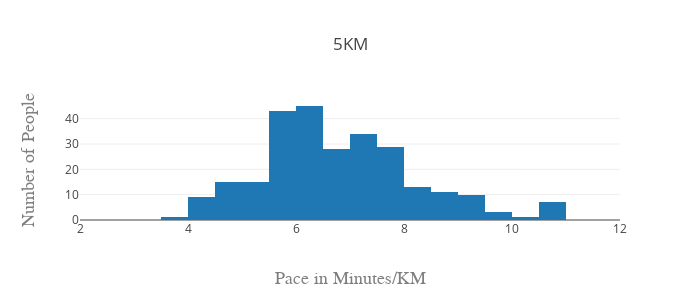
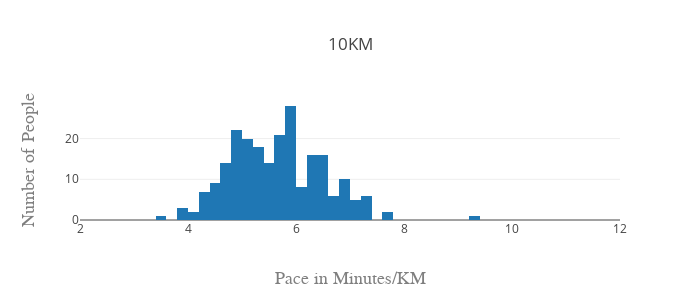
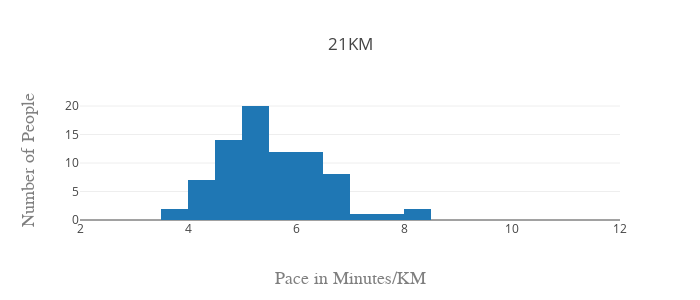

Notebook source saved alongside these figures, in order:
### Code cell
races = [five, ten, half]
races_str = ["5KM", "10KM", "21KM"]

# fig, axes = plt.subplots(nrows=3, ncols=1, figsize=(20, 22))
# ax0, ax1, ax2 = axes.flatten()
# axes_arr = [ax0, ax1, ax2]

for race, race_str in zip(races, races_str):
    new = race["pace_km"].str.split(":", n = 1, expand = True)
    new.columns = ["m", "s"]
    new.s = pd.to_numeric(new.s)
    new.m = pd.to_numeric(new.m)
    race["pace_s"] = new.m * 60 + new.s
    race["pace_m"] = race.pace_s / 60.0
    data = [go.Histogram(x=race["pace_m"])]
    layout = go.Layout(
        autosize=False,
        width=700,
        height=300,
        title=race_str,
            xaxis=dict(
                range=[2, 12],
                title='Pace in Minutes/KM',
                titlefont=dict(
                    family='Courier New, monospace',
                    size=18,
                    color='#7f7f7f'
                )
            ),
            yaxis=dict(
                title='Number of People',
                titlefont=dict(
                    family='Courier New, monospace',
                    size=18,
                    color='#7f7f7f'
                )
            )
        )
    fig = go.Figure(data=data, layout=layout)
#     plot_url = py.plot(fig, filename='styling-names')
    py.iplot(fig)

#     n, bins, patches = ax.hist(race["pace_m"].values, bins=np.arange(2,12,0.25))
#     perc_25 = race["pace_m"].quantile(0.25)
#     perc_25 = map(perc_25, 2, 12, 0, 40)
#     perc_75 = race["pace_m"].quantile(0.75)
#     perc_75 = map(perc_75, 2, 12, 0, 40)
# #     print(perc_25)
#     for patch in patches[perc_25: perc_75]:
#         patch.set_fc('r')
# #     print(perc_25, perc_75, map(perc_25, 2, 12, 0, 40), map(perc_75, 2, 12, 0, 40))
# #     map(perc_25, 2, 12, 0, 40)
#     ax.set_title(race_str)
#     ax.set_ylabel("# People")
#     ax.set_xlabel("Pace in minutes/KM")
#     ax.annotate("Hello There", xy=(0.5, 0.5), xytext=(0, 0), arrowprops=dict(arrowstyle="->"))

# plt.show()

### Figure 1 — Plotly figure (JSON) as saved in the notebook; plotly's stock layout.template omitted (floating-point values rounded to 4 significant figures; data arrays with more than 128 entries replaced by an {"elided": "..."} marker saying what was removed)
{"data": [{"type": "histogram", "uid": "99e3237f-14da-413a-b99e-51d641fb1f06", "x": {"elided": "264 float values"}}], "layout": {"autosize": false, "height": 300, "title": {"text": "5KM"}, "width": 700, "xaxis": {"range": [2, 12], "title": {"font": {"color": "#7f7f7f", "family": "Courier New, monospace", "size": 18}, "text": "Pace in Minutes/KM"}}, "yaxis": {"title": {"font": {"color": "#7f7f7f", "family": "Courier New, monospace", "size": 18}, "text": "Number of People"}}}}

### Figure 2 — Plotly figure (JSON) as saved in the notebook; plotly's stock layout.template omitted (floating-point values rounded to 4 significant figures; data arrays with more than 128 entries replaced by an {"elided": "..."} marker saying what was removed)
{"data": [{"type": "histogram", "uid": "93434d51-c874-45ba-83cb-4df578dd8603", "x": {"elided": "229 float values"}}], "layout": {"autosize": false, "height": 300, "title": {"text": "10KM"}, "width": 700, "xaxis": {"range": [2, 12], "title": {"font": {"color": "#7f7f7f", "family": "Courier New, monospace", "size": 18}, "text": "Pace in Minutes/KM"}}, "yaxis": {"title": {"font": {"color": "#7f7f7f", "family": "Courier New, monospace", "size": 18}, "text": "Number of People"}}}}

### Figure 3 — Plotly figure (JSON) as saved in the notebook; plotly's stock layout.template omitted (floating-point values rounded to 4 significant figures)
{"data": [{"type": "histogram", "uid": "8608bf91-8154-4a6b-a538-61f061e5be77", "x": [3.583, 3.95, 4.117, 4.183, 4.283, 4.317, 4.35, 4.45, 4.45, 4.5, 4.533, 4.533, 4.567, 4.7, 4.75, 4.8, 4.817, 4.867, 4.883, 4.917, 4.917, 4.917, 4.983, 5, 5.017, 5.017, 5.05, 5.067, 5.1, 5.1, 5.117, 5.133, 5.133, 5.183, 5.25, 5.25, 5.283, 5.3, 5.317, 5.317, 5.433, 5.45, 5.483, 5.517, 5.55, 5.55, 5.667, 5.683, 5.717, 5.733, 5.733, 5.75, 5.883, 5.883, 5.917, 6, 6.017, 6.15, 6.2, 6.233, 6.267, 6.317, 6.4, 6.45, 6.45, 6.467, 6.483, 6.5, 6.5, 6.567, 6.583, 6.633, 6.65, 6.65, 6.75, 7.133, 7.517, 8.133, 8.133]}], "layout": {"autosize": false, "height": 300, "title": {"text": "21KM"}, "width": 700, "xaxis": {"range": [2, 12], "title": {"font": {"color": "#7f7f7f", "family": "Courier New, monospace", "size": 18}, "text": "Pace in Minutes/KM"}}, "yaxis": {"title": {"font": {"color": "#7f7f7f", "family": "Courier New, monospace", "size": 18}, "text": "Number of People"}}}}
